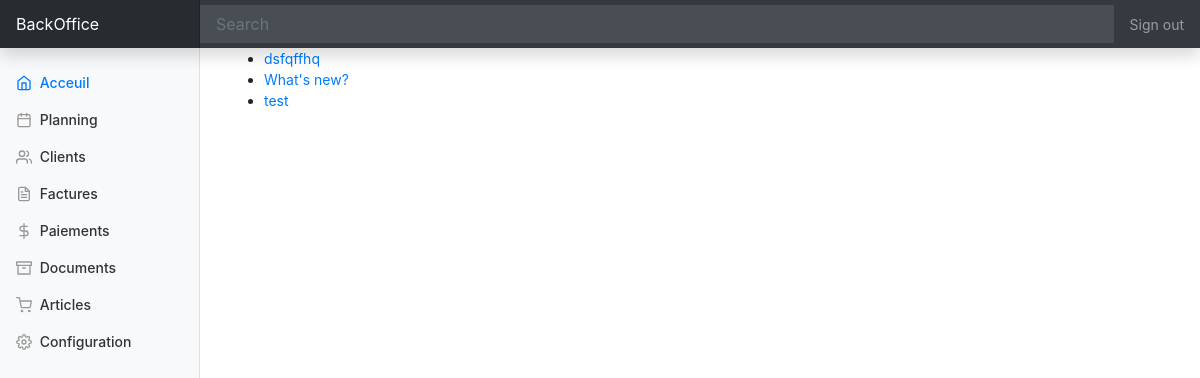
Screenshot of /polls/ with the database file from the repository.
### polls/models.py (models this page shows, shortened)
class Question(models.Model):
    question_text = models.CharField(max_length=200)
    pub_date = models.DateTimeField('date published')

### polls/views.py (the view)
# urls.py: path('', views.IndexView.as_view(), name='index'),
class IndexView(generic.ListView):
    template_name = 'polls/index.html'
    context_object_name = 'latest_question_list'
    def get_queryset(self):
        return Question.objects.order_by('-pub_date')[:5]

### polls/templates/polls/index.html
{% extends 'polls/base.html' %}
{% block content %}
{% if latest_question_list %}
    <ul>
    {% for question in latest_question_list %}
        <li><a href="{% url 'polls:detail' question.id %}">{{ question.question_text }}</a></li>
    {% endfor %}
    </ul>
{% else %}
    <p>No polls are available.</p>
{% endif %}
{% endblock %}

### polls/templates/polls/base.html (style rules this page uses)
body { font-size: .875rem; }

### rows the page displays
Question: question_text "dsfqffhq"
Question: question_text "What's new?"
Question: question_text "test"
